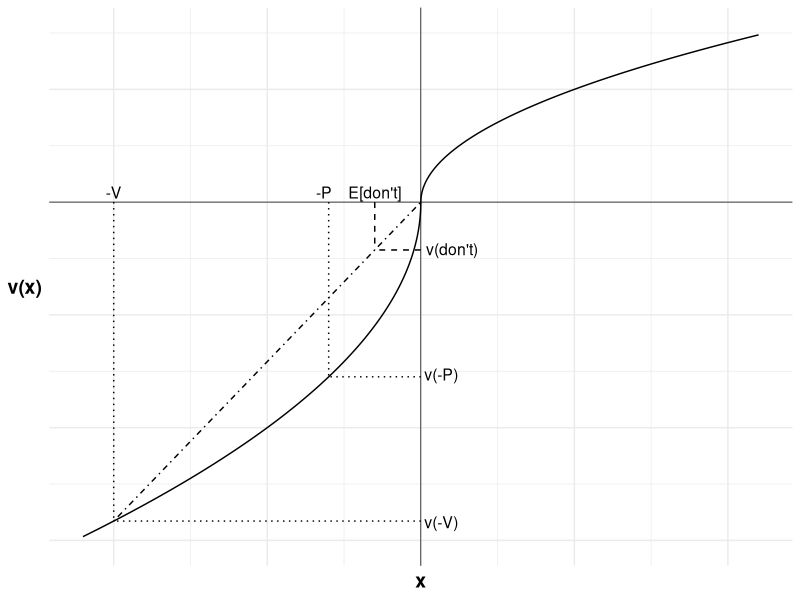
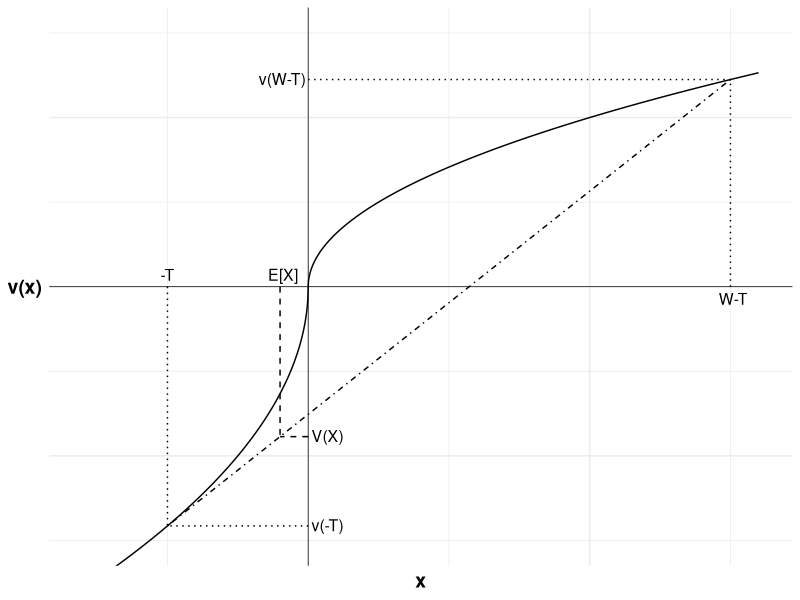

These figures' R source, in order:
## ---- chunk 1
#| label: fig-insurance-exercises
#| fig-cap: Purchasing insurance

library(ggplot2)

u <- function(x){
  ifelse (x >= 0, x^0.5, -2*(-x)^0.5)
}

df <- data.frame(
  x = seq(-220, 220, 0.1),
  y = u(seq(-220, 220, 0.1))
)

#Variables for plot (may not match labels as not done to scale)
#Payoffs from gamble
x1<- -200 #loss
x2<- 0 #win
ev<- -30 #expected value of gamble
xc<- -60 #certain outcome
px2<-(ev-x1)/(x2-x1)

ggplot(mapping = aes(x, y)) +

  #Plot the utility curve
  geom_line(data = df) +
  geom_vline(xintercept = 0, linewidth=0.25)+ 
  geom_hline(yintercept = 0, linewidth=0.25)+
  labs(x = "x", y = "v(x)")+

  # Set the theme
  theme_minimal()+

  #remove numbers on each axis
  theme(axis.text.x = element_blank(),
            axis.text.y = element_blank(),
            axis.title=element_text(size=14,face="bold"),
            axis.title.y = element_text(angle=0, vjust=0.5))+

  #limit to y greater than zero and x greater than -8 (need -8 so space for y-axis labels)
  coord_cartesian(xlim = c(-220, 220), ylim = c(-30, 15))+

  #Add labels -V, v(L) and line to curve indicating each
  annotate("text", x = x1, y = 0, label = "-V", size = 4, hjust = 0.5, vjust = -0.3)+
  annotate("segment", x = x1, y = 0, xend = x1, yend = u(x1), linewidth = 0.5, colour = "black", linetype="dotted")+
  annotate("segment", x = 0, y = u(x1), xend = x1, yend = u(x1), linewidth = 0.5, colour = "black", linetype="dotted")+
  annotate("text", x = 0, y = u(x1), label = "v(-V)", size = 4, hjust = -0.1, vjust = 0.6)+

  #Add labels -P, v(-P) and line to curve indicating each
  annotate("text", x = xc, y = 0, label = "-P", size = 4, hjust = 0.8, vjust = -0.3)+
  annotate("segment", x = xc, y = 0, xend = xc, yend = u(xc), linewidth = 0.5, colour = "black", linetype="dotted")+
  annotate("segment", x = 0, y = u(xc), xend = xc, yend = u(xc), linewidth = 0.5, colour = "black", linetype="dotted")+
  annotate("text", x = 0, y = u(xc), label = "v(-P)", size = 4, hjust = -0.1, vjust = 0.3)+

  #Add expected utility line
  annotate("segment", x = x1, xend = x2, y = u(x1), yend = u(x2), linewidth = 0.5, colour = "black", linetype="dotdash")+

  #Add labels E[don't], v(don't) and curve indicating each
  annotate("text", x = ev, y = 0, label = "E[don't]", size = 4, hjust = 0.5, vjust = -0.3)+
  annotate("segment", x = ev, y = 0, xend = ev, yend = u(x1)+(u(x2)-u(x1))*px2, linewidth = 0.5, colour = "black", linetype="dashed")+
  annotate("segment", x = 0, y = u(x1)+(u(x2)-u(x1))*px2, xend = ev, yend = u(x1)+(u(x2)-u(x1))*px2, linewidth = 0.5, colour = "black", linetype="dashed")+
  annotate("text", x = 0, y = u(x1)+(u(x2)-u(x1))*px2, label = "v(don't)", size = 4, hjust = -0.1, vjust = 0.45)

## ---- chunk 2
#| label: fig-lottery-exercises
#| fig-cap: Purchasing a lottery

u <- function(x){
  ifelse (x >= 0, x^0.5, -2*(-x)^0.5)
}

df <- data.frame(
  x = seq(-110, 160, 0.1),
  y = u(seq(-110, 160, 0.1))
)

#Variables for plot (may not match labels as not done to scale)
#Payoffs from gamble
x1 <- -50 #loss
x2 <- 150 #win
ev <- 0.2*x2+0.8*x1 #expected value of gamble
xc <- 0 #certain outcome
px2<-(ev-x1)/(x2-x1)

ggplot(mapping = aes(x, y)) +

  #Plot the utility curve
  geom_line(data = df) +
  geom_vline(xintercept = 0, linewidth=0.25)+ 
  geom_hline(yintercept = 0, linewidth=0.25)+
  labs(x = "x", y = "v(x)")+

  # Set the theme
  theme_minimal()+

  #remove numbers on each axis
  theme(axis.text.x = element_blank(),
            axis.text.y = element_blank(),
            axis.title=element_text(size=14,face="bold"),
            axis.title.y = element_text(angle=0, vjust=0.5))+

  #limit to y greater than zero and x greater than -8 (need -8 so space for y-axis labels)
  coord_cartesian(xlim = c(-80, 160), ylim = c(-15, 15))+

  #Add labels -T, v(-T) and line to curve indicating each
  annotate("text", x = x1, y = 0, label = "-T", size = 4, hjust = 0.5, vjust = -0.5)+
  annotate("segment", x = x1, y = 0, xend = x1, yend = u(x1), linewidth = 0.5, colour = "black", linetype="dotted")+
  annotate("segment", x = 0, y = u(x1), xend = x1, yend = u(x1), linewidth = 0.5, colour = "black", linetype="dotted")+
  annotate("text", x = 0, y = u(x1), label = "v(-T)", size = 4, hjust = -0.1, vjust = 0.45)+

  #Add expected utility line
  annotate("segment", x = x1, xend = x2, y = u(x1), yend = u(x2), linewidth = 0.5, colour = "black", linetype="dotdash")+

  #Add labels W-T, v(W-T) and line to curve indicating each
  annotate("text", x = x2, y = 0, label = "W-T", size = 4, hjust = 0.4, vjust = 1.5)+
  annotate("segment", x = x2, y = 0, xend = x2, yend = u(x2), linewidth = 0.5, colour = "black", linetype="dotted")+
  annotate("segment", x = 0, y = u(x2), xend = x2, yend = u(x2), linewidth = 0.5, colour = "black", linetype="dotted")+
  annotate("text", x = 0, y = u(x2), label = "v(W-T)", size = 4, hjust = 1.05, vjust = 0.45)+

  #Add labels E[A], V(A) and curve indicating each
  annotate("text", x = ev, y = 0, label = "E[X]", size = 4, hjust = 0.4, vjust = -0.5)+
  annotate("segment", x = ev, y = 0, xend = ev, yend = u(x1)+(u(x2)-u(x1))*px2, linewidth = 0.5, colour = "black", linetype="dashed")+
  annotate("segment", x = 0, y = u(x1)+(u(x2)-u(x1))*px2, xend = ev, yend = u(x1)+(u(x2)-u(x1))*px2, linewidth = 0.5, colour = "black", linetype="dashed")+
  annotate("text", x = 0, y = u(x1)+(u(x2)-u(x1))*px2, label = "V(X)", size = 4, hjust = -0.1, vjust = 0.45)

